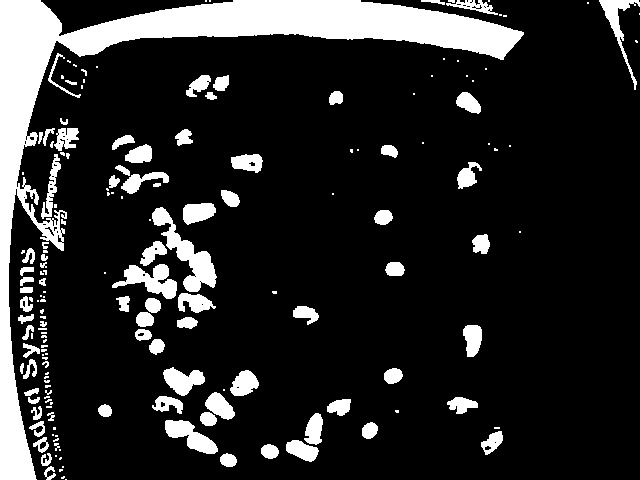
//> input picture src/THRES_MORHImage.jpg, 640 x 480 px
$ ./findContours_demo THRES_MORHImage.jpg   (built with g++ and OpenCV 4)
//> lines starting //> are read from the running program, lines starting //| are printed output that depends on the picture; after the words box and inside, x2 and y2 are one past the last pixel; in counts of white or black regions, pixels touching at a corner belong together
/**
 * @function findContours_Demo.cpp
 * @brief Demo code to find contours in an image
 * @author OpenCV team
 */

#include "opencv2/imgcodecs.hpp"
#include "opencv2/highgui.hpp"
#include "opencv2/imgproc.hpp"
#include <iostream>

using namespace cv;
using namespace std;
int nbGraine=0;

Mat src; Mat src_gray;
int thresh = 190;
int max_thresh = 255;
RNG rng(12345);

/// Function header
void thresh_callback(int, void* );

/**
 * @function main
 */
int main( int, char** argv )
{
  /// Load source image
  src = imread(argv[1], IMREAD_COLOR);
//> src is the input picture: 480 rows x 640 cols, CV_8UC3; min 0, max 255, mean 40.5
  if (src.empty())
  {
    cerr << "No image supplied ..." << endl;
    return -1;
  }

  /// Convert image to gray and blur it
  cvtColor( src, src_gray, COLOR_BGR2GRAY );
  blur( src_gray, src_gray, Size(3,3) );
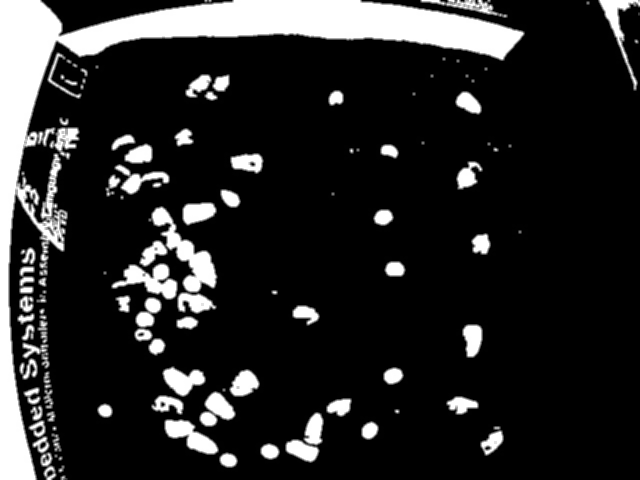
//> src_gray: 480 rows x 640 cols, CV_8UC1; min 0, max 255, mean 40.5

  /// Create Window
  const char* source_window = "Source";
  namedWindow( source_window, WINDOW_AUTOSIZE );
  imshow( source_window, src );

  createTrackbar( " Canny thresh:", "Source", &thresh, max_thresh, thresh_callback );
  thresh_callback( 0, 0 );
  cout << "Voici le nombre de graine observé : " << nbGraine << endl;

  waitKey(0);
  return(0);
}

/**
 * @function thresh_callback
 */
void thresh_callback(int, void* )
{
  Mat canny_output;
  vector<vector<Point> > contours;
  vector<Vec4i> hierarchy;

  /// Detect edges using canny
  Canny( src_gray, canny_output, thresh, thresh*2, 3 );
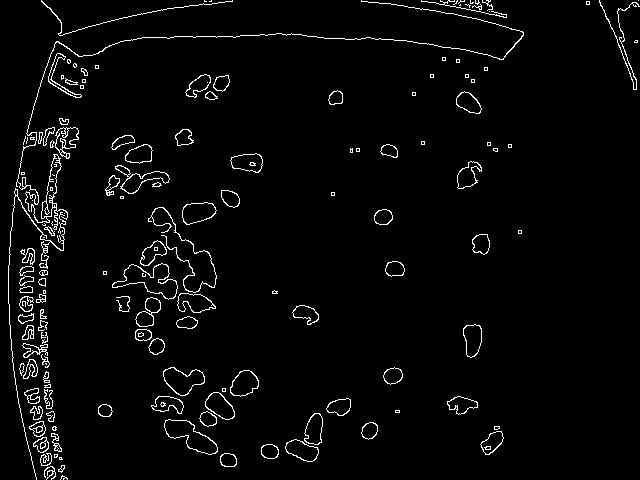
//> canny_output: 480 rows x 640 cols, CV_8UC1; 3.1% white in thin lines or dots
  /// Find contours
  findContours( canny_output, contours, hierarchy, RETR_TREE, CHAIN_APPROX_SIMPLE, Point(0, 0) );
//> contours = 322 contours, 164 with area under 20; largest, box (x1, y1, x2, y2) and area: (112, 263, 178, 300) 1088, (112, 263, 178, 300) 1045, (164, 419, 218, 455) 896, (164, 419, 218, 455) 867, (163, 367, 205, 396) 718

  /// Draw contours
  Mat drawing = Mat::zeros( canny_output.size(), CV_8UC3 );
  for( size_t i = 0; i< contours.size(); i++ )
     {
       Scalar color = Scalar( rng.uniform(0, 255), rng.uniform(0,255), rng.uniform(0,255) );
       nbGraine++;
       drawContours( drawing, contours, (int)i, color, 2, 8, hierarchy, 0, Point() );
     }
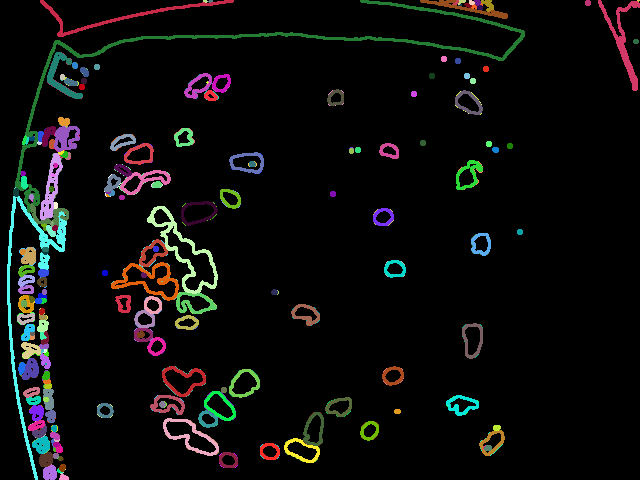
//> drawing: 480 rows x 640 cols, CV_8UC3; mean B, G, R 11.3, 12.4, 12.2
//> after the loop, nbGraine = 322
//| Voici le nombre de graine observé : 322

  /// Show in a window
  namedWindow( "Contours", WINDOW_AUTOSIZE );
  imshow( "Contours", drawing );
}
